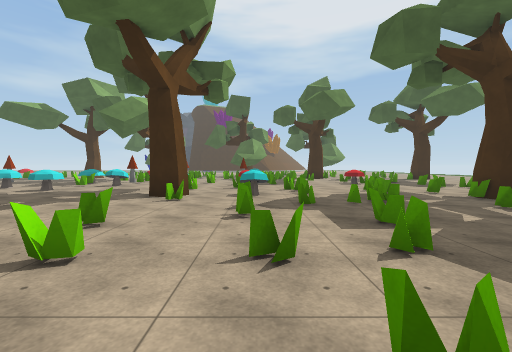
View 1 (above)

24 first-person views from a walk through a scene from a Unity 3-D project. The camera is 1.5 m above the floor, tilts 2° down and sees 90° across. The floor is counted in squares, 2 m on a side. Each view is taken from the middle of a square. On the plan, view 1 faces up. The plan holds only what a view shows up to about 9 squares ahead; the rest is blank. The place goes on beyond the plan. Some animated figures are not drawn. Some surface patterns are stand-ins.

View 2
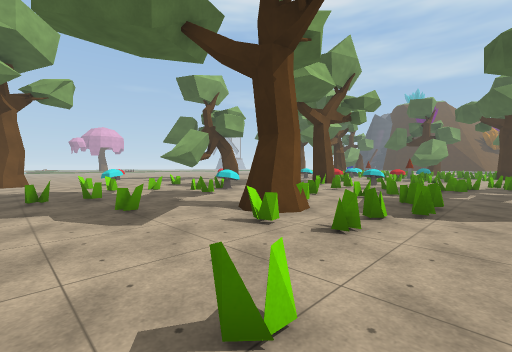

View 3
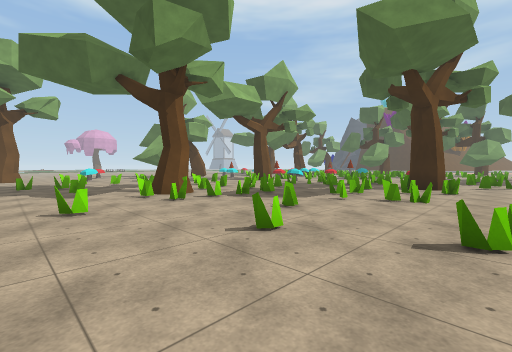

View 4
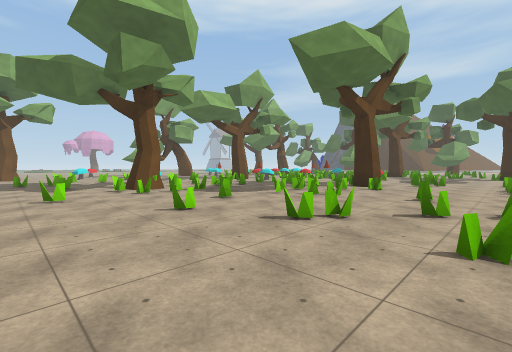

View 5
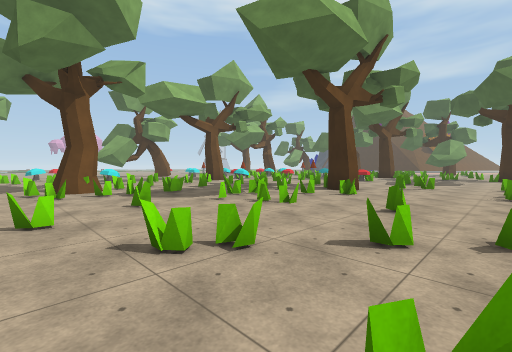

View 6
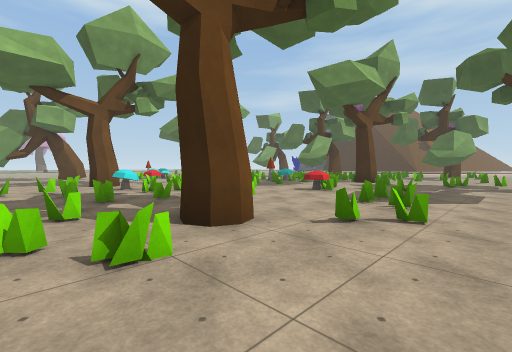

View 7
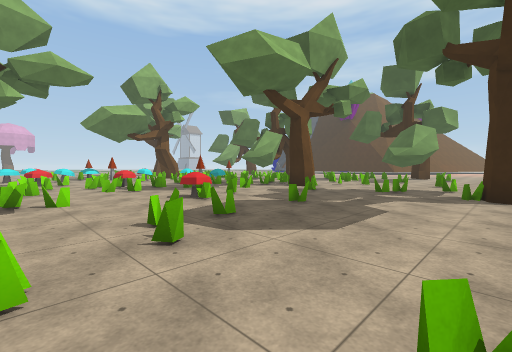

View 8
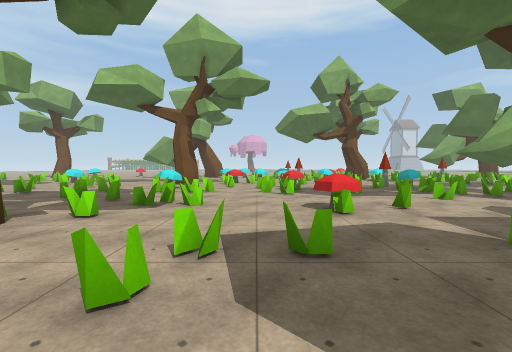

View 9
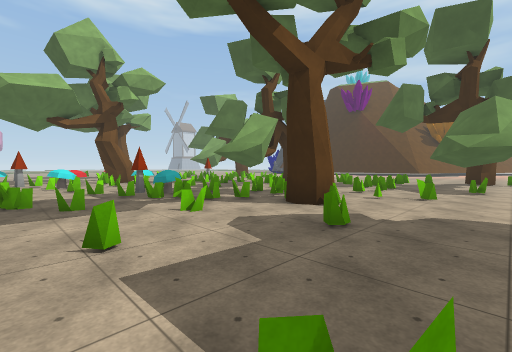

View 10
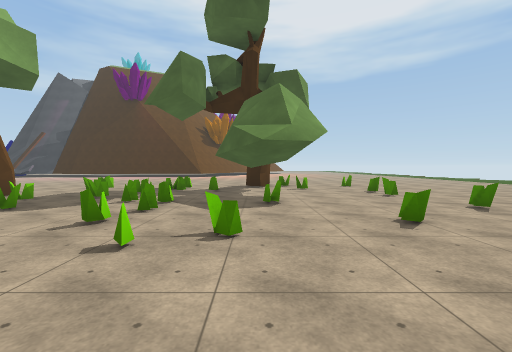

View 11
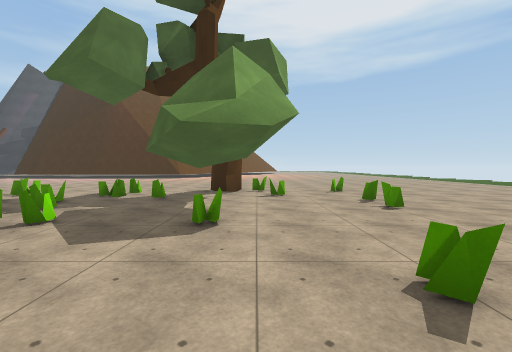

View 12
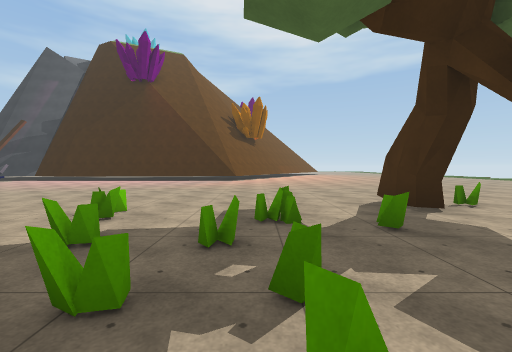

View 13
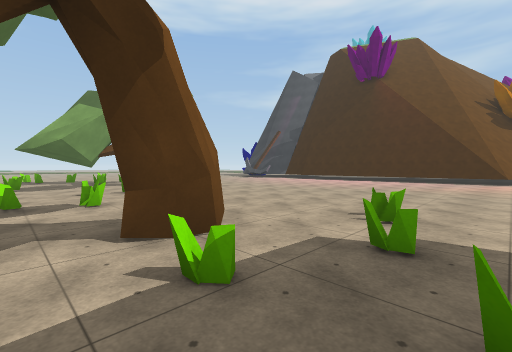

View 14
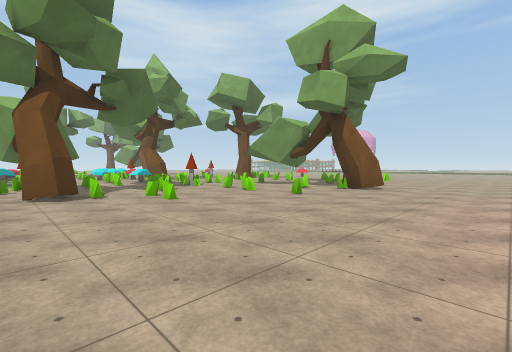

View 15
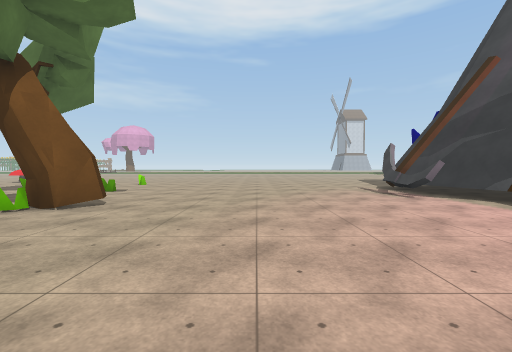

View 16
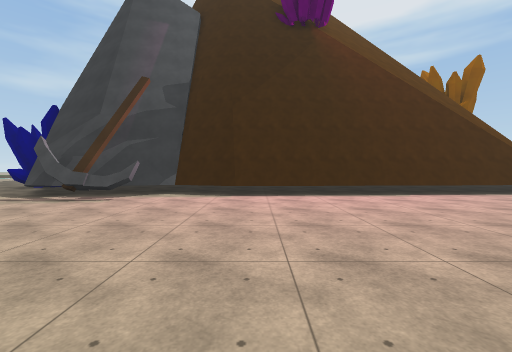

View 17
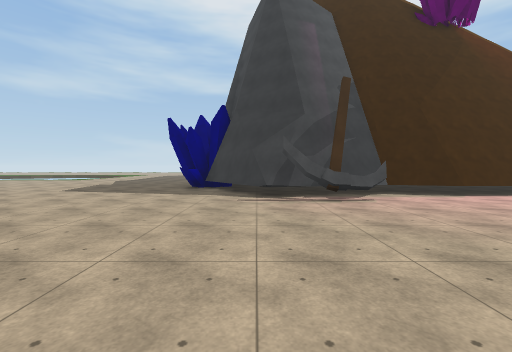

View 18
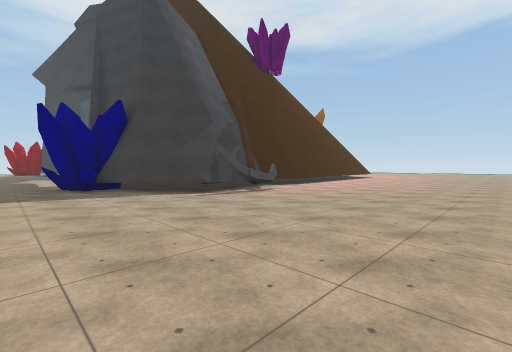

View 19
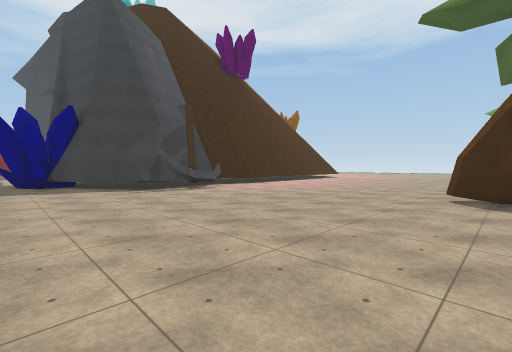

View 20
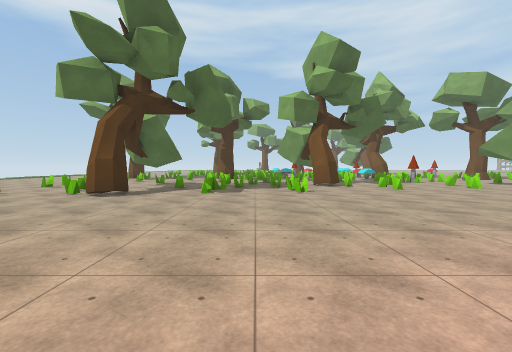

View 21
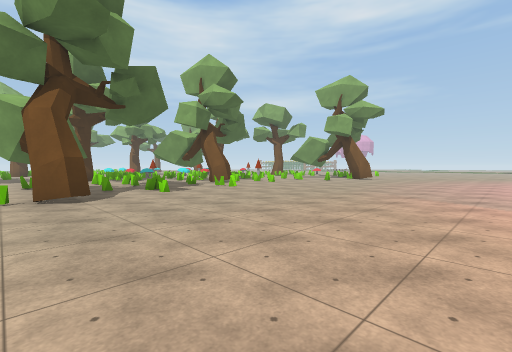

View 22
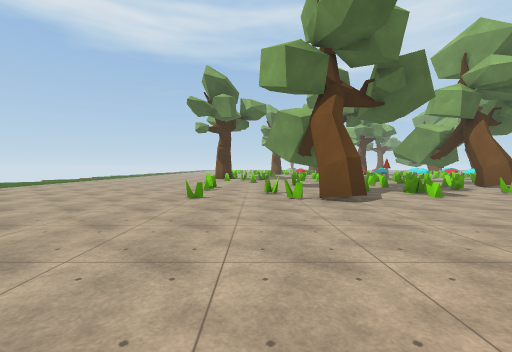

View 23
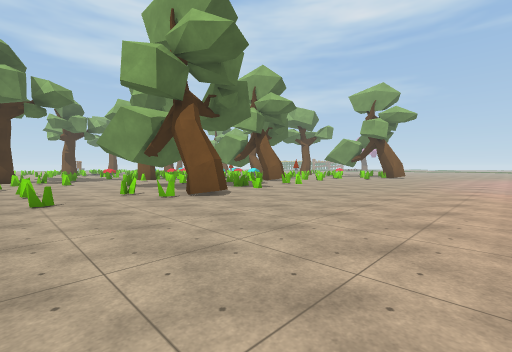

View 24
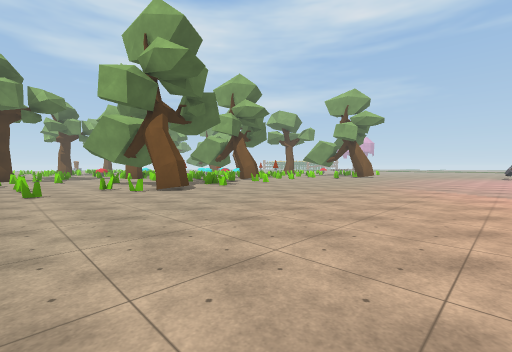

### Floor plan
Key: @ floor where view 1 was taken; # wall or solid block; . floor; = window, fence, low wall or low ledge; M mushroom; T tree; O other object.
Columns run from 17 left of view 1 to 10 right of it. Each row starts with its distance up from view 1.
 37 ..O#
 36 ...##  ##        #
 35 ....##############
 34 .....OOO....................
 33 ............................
 32 ............................
 31 ............................
 30 ............................
 29 ............................
 28 ............................
 27  .......T...................
 26  .......##.=...........T#..=
 25      =    ........=.=.......
 24       =   .=..=.....=.=....=
 23          ..=..=.T.=....#...=
 22         .....=..#.===.......
 21         =.. .=.......=.=...=
 20                =T# .........
 19                     .=.=.=.
 18                   .=.......
 17                  ...#T....=
 16            T   = .==....==.T
 15            T   .MM==..=....#
 14              M..==..=.......
 13              .==...=.=..=...
 12                = .=.........
 11                   .=..M.....
 10                  =......=...
  9         O..... ==....=..==.=
  8          .M.......=..=...=..
  7           ....TT.M=.=.=T=..=
  6            ....#...==..T...=
  5             .....===..=#=...
  4              ....=....==....
  3               .=...=..=...=.
  2               M=.====.===...
  1              =M...=#=.....==
  0              =.=.@#==.=.....
 -1             ......T==....=.=
 -2            ==..........=....
 -3           ....=.....=.......
 -4        TT.........=.........

Where each view was taken, in squares from view 1:
view 1: 0 up, 0 right, facing up
view 2: 4 down, 4 right, facing up-left
view 3: 4 down, 8 right, facing up-left
view 4: 4 down, 10 right, facing up-left
view 5: 2 down, 10 right, facing up-left
view 6: 4 up, 9 right, facing up-left
view 7: 8 up, 10 right, facing up-left
view 8: 10 up, 9 right, facing left
view 9: 12 up, 7 right, facing up-left
view 10: 16 up, 6 right, facing up
view 11: 18 up, 7 right, facing up
view 12: 21 up, 3 right, facing up
view 13: 21 up, 2 right, facing up-left
view 14: 30 up, 0 right, facing down-left
view 15: 30 up, 4 left, facing left
view 16: 28 up, 7 left, facing up
view 17: 28 up, 13 left, facing up
view 18: 28 up, 17 left, facing up-right
view 19: 26 up, 16 left, facing up-right
view 20: 33 up, 2 right, facing down
view 21: 33 up, 7 right, facing down-left
view 22: 32 up, 8 right, facing down
view 23: 32 up, 10 right, facing down-left
view 24: 34 up, 10 right, facing down-left
